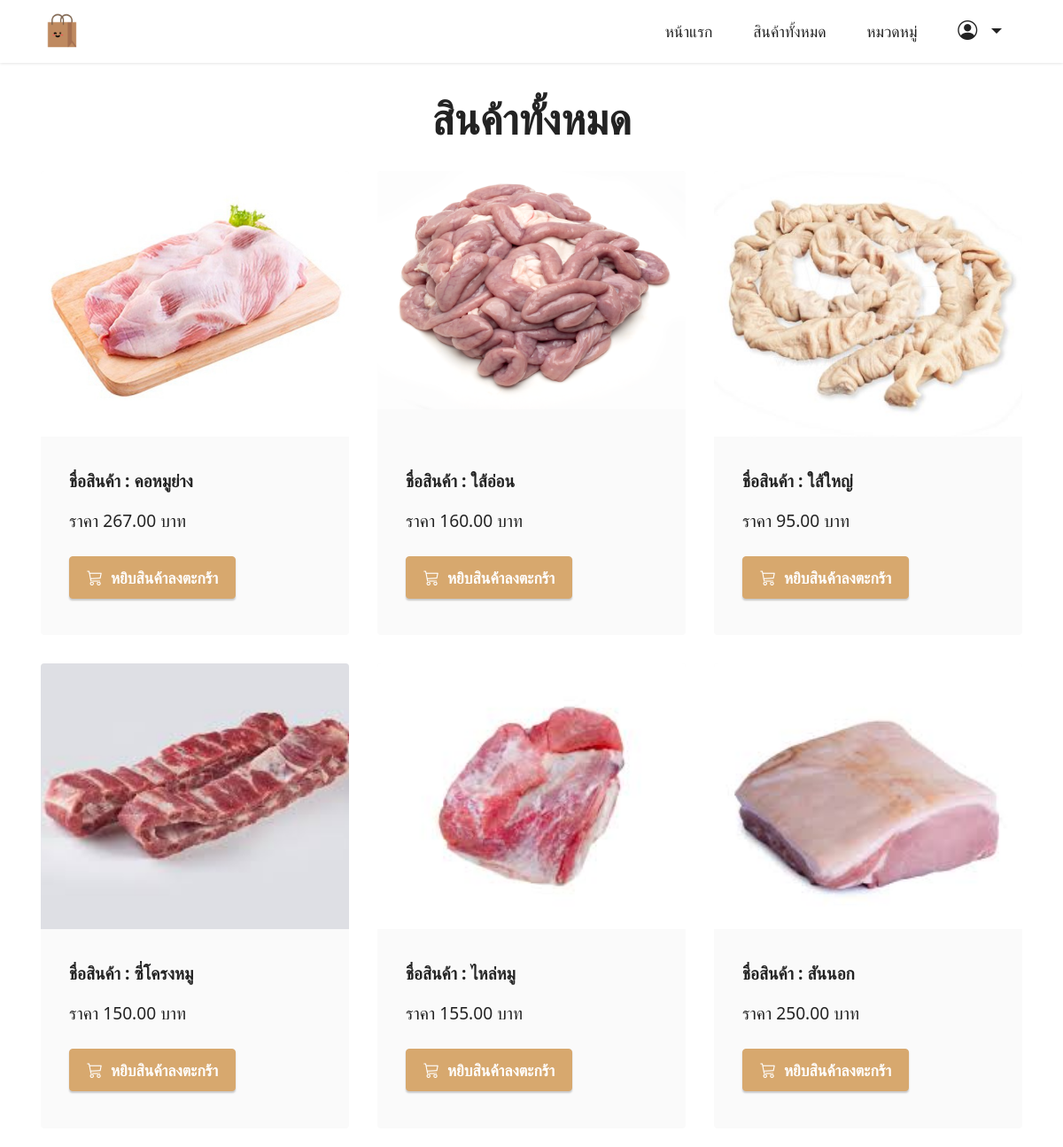
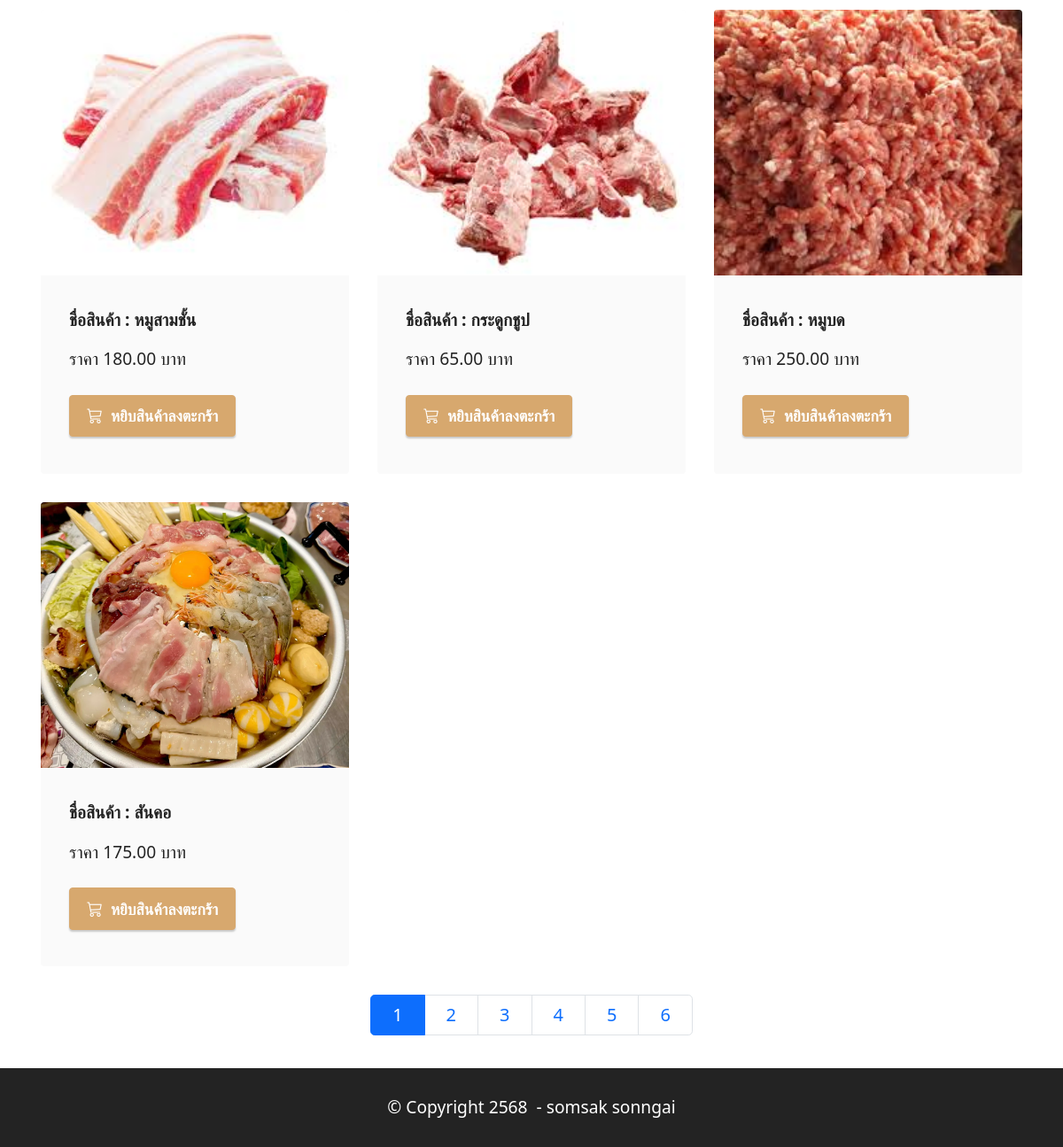
The app's page /product/ with its own data (2 pictures, top to bottom).
### productapp/models.py (models this page shows, shortened)
class Product1(models.Model):
    category = models.ForeignKey(Category, on_delete=models.CASCADE,null=True)  # เชื่อมโยงกับ Category
    name = models.CharField(max_length=100)  # ชื่อสินค้า
    description = models.TextField(max_length=500)
    price = models.DecimalField(max_digits=10, decimal_places=2)
    stock = models.DecimalField(max_digits=10, decimal_places=2)
    is_trending = models.BooleanField(default=False)
    image = models.ImageField(upload_to="product")
    profitprice = models.DecimalField(max_digits=10, decimal_places=2)
    created_at = models.DateTimeField(auto_now_add=True)  # วันที่เพิ่ม
    updated_at = models.DateTimeField(auto_now=True)      # วันที่แก้ไข
    barcode = models.CharField(max_length=13, unique=True) # สามารถที่จะทำการเพิ่มได้แค่ 13 ตัว
    class Meta:
        verbose_name = "Product"
        verbose_name_plural = "รายการสินค้า"

### productapp/views.py (the view)
# urls.py: path('product/',views.product_list,name='product1'),
def product_list(request):
     all_product=Product1.objects.all().order_by("category") # เรียกลำดับจากชื่อสินค้า ถ้าเป็นการเพิ่ม order_by ตัวนี้จะมีการเชื่อมโยงกับ Product.html
     page=request.GET.get("page") # ดึงค่า parameter page เพิ่อระบุว่าผู้ใช้ต้องการดูหน้าที่เท่าไหร่ ถ้าไม่มี parametre page ใน url ค่านี้จะเป็น  None
     paginator=Paginator(all_product,10) #สร้าง object Paginator เพื่อแบ่งข้อมูล all_product ออกเป็นหน้า page โดยแต่ล่ะหน้าจะแสดงข้อมูล 3 รายการ
     all_product=paginator.get_page(page) #ดึงข้อมูลของหน้าที่ผู้ชายที่จะต้องการดู (ตามค่า page ที่ได้จาก url ) ถ้า page เป็น None  หรือไม่ถูกต้อง (เช่น มากกว่าจำนวณหน้าทั้งหมด ) จะดึงข้อมูลหน้าแรกมาให้โดยอัตโนมัติ
     return render (request,"product.html",{"all_product":all_product}) #ทำการดึงค่าตัวแปรมาเก็บไว้แล้ว Return กับไป

### productapp/templates/product.html (shortened to what this page needs)
{% extends "layout.html"%}
{% load humanize %}
{% block content%}
<section class="content2 cid-tsEQSCqggh" id="content2-2">
    <div class="container">
        <div class="mbr-section-head">
            <h4 class="mbr-section-title mbr-fonts-style align-center mb-0 display-2">
                <strong>สินค้าทั้งหมด</strong>
            </h4>
        </div>
        <div class="row mt-4">
        {% for Product1 in all_product %}
        <div class="item features-image сol-12 col-md-6 col-lg-4">
            <div class="item-wrapper">
                <div class="item-img">
                    <a href="{% url 'productDetail' Product1.id %}">
                        <img src="{{ Product1.image.url }}" >
                    </a>
                </div>
                <div class="item-content">
                    <h6 class="item-subtitle mbr-fonts-style mt-1 display-7">
                        <strong>ชื่อสินค้า : {{Product1.name}}</strong>
                    </h6>
                    <p class="mbr-text mbr-fonts-style mt-3 display-7">ราคา {{Product1.price | intcomma}} บาท</p>
                </div>
                <div class="mbr-section-btn item-footer mt-2">
                    {%if Product1.stock <= 0 %}
                         <h2 class="text-secondary text-center" t>สินค้าหมด</h2>
                    {% else %}
                        <a href="{% url 'addCart' Product1.id %}" class="btn btn-primary display-4">
                             <i class="bi bi-cart3"></i></i>&nbsp;
                                หยิบสินค้าลงตะกร้า
                         </a>
                     {% endif %}
                </div>
            </div>
        </div>
        {% endfor %}
        <nav aria-label="product-pagination" class="media-container-row">
            <ul class="pagination pagination-lg">
               {% for num in all_product.paginator.page_range %} <!--ตัวนี้สมารถเข้าไปเรียกใช้ให้ปุ่มมันเรียงกันได้ สามารถเข้าไปที่ all_product.paginator.page_range ->>
                    {% if num != all_product.number %}
                        <li class="page-item ">
                            <a class="page-link" href="?page={{num}}">{{num}}</a>
                        </li>
                    {% else %}
                        <li class="page-item active ">
                            <a class="page-link" href="?page={{num}}">{{num}}</a>
                        </li>
                     {% endif %}
               {% endfor %}
            </ul>
        </nav>
    </div>
</section>
{% endblock%}

### productapp/static/assets/theme/css/style.css (style rules this page uses)
section { background-color: #ffffff; }
body { font-style: normal; line-height: 1.5; font-weight: 400; color: #232323; position: relative; }
section, .container, .container-fluid { position: relative; word-wrap: break-word; }
a { font-style: normal; font-weight: 400; cursor: pointer; }
a, a:hover { text-decoration: none; }
.mbr-section-title { font-style: normal; line-height: 1.3; }
.mbr-text { font-style: normal; line-height: 1.7; }
h1, h2, h3, h4, h5, h6, .display-1, .display-2, .display-4, .display-5, .display-7, span, p, a { line-height: 1; word-break: break-word; word-wrap: break-word; font-weight: 400; }
b, strong { font-weight: bold; }
section { background-position: 50% 50%; background-repeat: no-repeat; background-size: cover; }
.align-center { text-align: center; }
.media-container-row { display: flex; flex-direction: row; flex-wrap: wrap; justify-content: center; align-content: center; align-items: start; }
@media (min-width: 992px) { .media-container-row { flex-wrap: nowrap; } }
img, iframe { display: block; width: 100%; }
.mbr-section-btn { margin-left: -0.6rem; margin-right: -0.6rem; font-size: 0; }
.btn { font-weight: 600; border-width: 1px; font-style: normal; margin: 0.6rem 0.6rem; white-space: normal; transition: all 0.2s ease-in-out; display: inline-flex; align-items: center; justify-content: center; word-break: break-word; }
.row { display: -webkit-flex; -webkit-flex-wrap: wrap; }
html, body { height: auto; min-height: 100vh; }
ul, ol, pre, blockquote { margin-bottom: 2.3125rem; }
.mt-4 { margin-top: 2rem !important; }
@media (min-width: 992px) { .container { padding-left: 16px; padding-right: 16px; } }
@media (min-width: 992px) { .row { margin-left: -16px; margin-right: -16px; } }
@media (min-width: 992px) { .row > [class*=col] { padding-left: 16px; padding-right: 16px; } }
.card-wrapper, .item-wrapper { overflow: hidden; }
.item { position: relative; }

### productapp/static/assets/custom/css/custom-style.css (style rules this page uses)
.display-2 { font-size: 3rem; line-height: 1.1; }
.display-4 { font-size: 1.1rem; line-height: 1.5; }
.display-7 { font-size: 1.2rem; line-height: 1.5; }
.btn { padding: 0.6rem 1.2rem; border-radius: 4px; }
.btn-primary, .btn-primary:active { background-color: #d7a86e !important; border-color: #d7a86e !important; color: #ffffff !important; box-shadow: 0 2px 2px 0 rgba(0, 0, 0, 0.2); }
a, a:hover { color: #d7a86e; }
body { overflow-x: hidden; }
a { transition: color 0.6s; }
.cid-tsEQSCqggh { padding-top: 3rem; background-color: #ffffff; }
.cid-tsEQSCqggh img, .cid-tsEQSCqggh .item-img { height: 100%; height: 300px; object-fit: cover; }
.cid-tsEQSCqggh .item { cursor: pointer; margin-bottom: 2rem; }
.cid-tsEQSCqggh .item-wrapper { position: relative; border-radius: 4px; background: #fafafa; height: 100%; display: flex; flex-flow: column nowrap; }
@media (min-width: 992px) { .cid-tsEQSCqggh .item-wrapper .item-content { padding: 2rem 2rem 0; } }
@media (min-width: 992px) { .cid-tsEQSCqggh .item-wrapper .item-footer { padding: 0 2rem 2rem; } }
.cid-tsEQSCqggh .mbr-section-btn { margin-top: auto !important; }
.cid-tsEQSCqggh .mbr-section-title { color: #232323; }
.cid-tsEQSCqggh .mbr-text, .cid-tsEQSCqggh .mbr-section-btn { text-align: left; }
.cid-tsEQSCqggh .item-subtitle { text-align: left; color: #232323; }

### records on screen
Product1: image (picture), name "คอหมูย่าง", price "267.00", stock "หยิบสินค้าลงตะกร้า"
Product1: image (picture), name "ใส้อ่อน", price "160.00", stock "หยิบสินค้าลงตะกร้า"
Product1: image (picture), name "ใส้ใหญ่", price "95.00", stock "หยิบสินค้าลงตะกร้า"
Product1: image (picture), name "ซี่โครงหมู", price "150.00", stock "หยิบสินค้าลงตะกร้า"
Product1: image (picture), name "ไหล่หมู", price "155.00", stock "หยิบสินค้าลงตะกร้า"
Product1: image (picture), name "สันนอก", price "250.00", stock "หยิบสินค้าลงตะกร้า"
Product1: image (picture), name "หมูสามชั้น", price "180.00", stock "หยิบสินค้าลงตะกร้า"
Product1: image (picture), name "กระดูกชูป", price "65.00", stock "หยิบสินค้าลงตะกร้า"
Product1: image (picture), name "หมูบด", price "250.00", stock "หยิบสินค้าลงตะกร้า"
Product1: image (picture), name "สันคอ", price "175.00", stock "หยิบสินค้าลงตะกร้า"

### other values on screen
{{ num }} "1"
{{ num }} "2" "3" "4" "5" "6"
